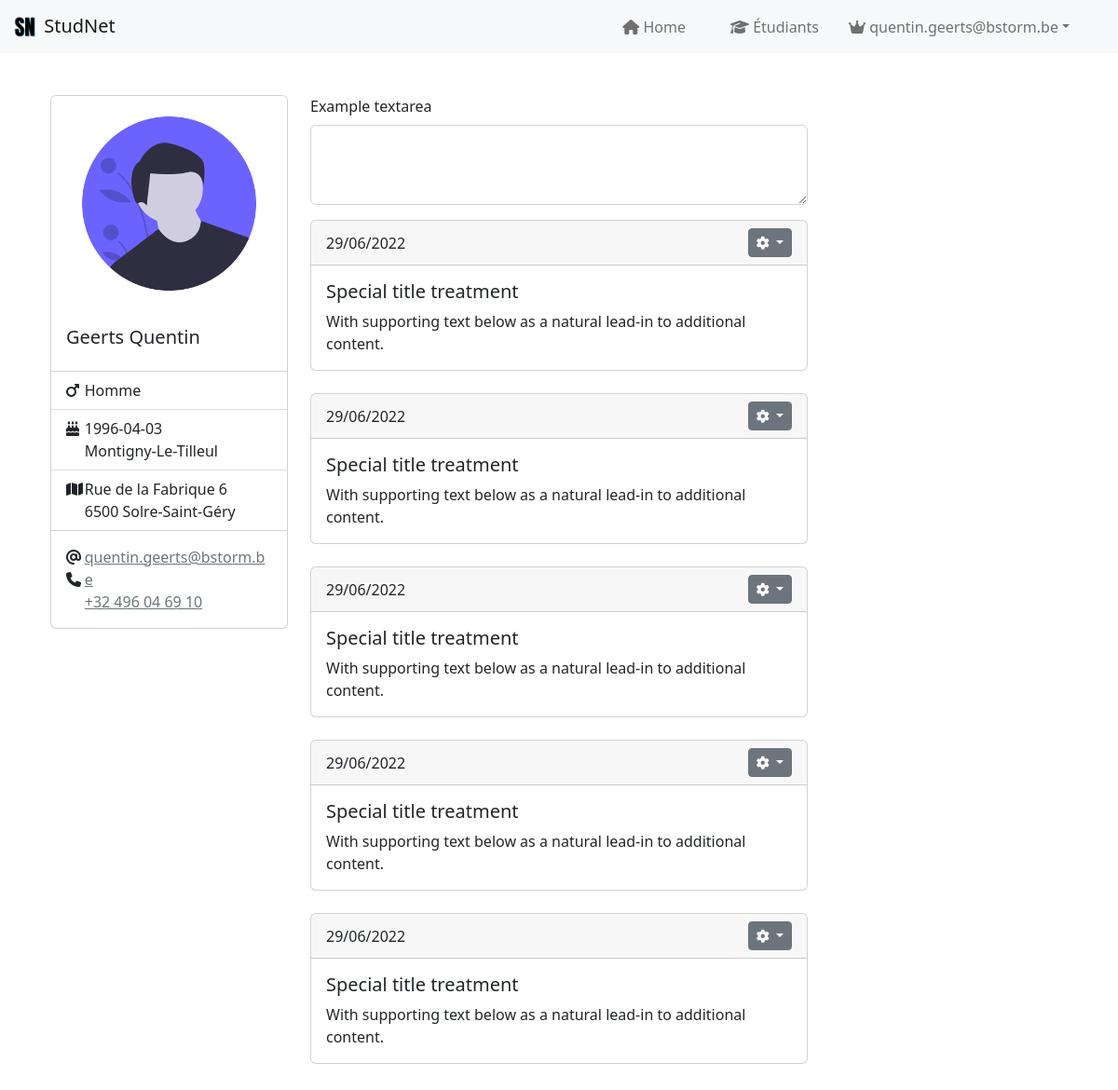
The app's page /index.php/profile (signed in) with its own data.
### tables this page shows
CREATE TABLE `user` (
  `id` char(36) NOT NULL,
  `lastname` varchar(255) NOT NULL,
  `firstname` varchar(255) NOT NULL,
  `gender` varchar(60) NOT NULL,
  `birthdate` date DEFAULT NULL,
  `birthplace` varchar(255) DEFAULT NULL,
  `email` varchar(255) NOT NULL,
  `password` varchar(255) NOT NULL,
  `phone_number` varchar(50) DEFAULT NULL,
  `street` varchar(255) DEFAULT NULL,
  `number` varchar(10) DEFAULT NULL,
  `zip_code` smallint(6) DEFAULT NULL,
  `city` varchar(255) DEFAULT NULL,
  `role` tinyint(4) NOT NULL DEFAULT '0',
  `created_at` datetime NOT NULL DEFAULT CURRENT_TIMESTAMP,
  `updated_at` datetime DEFAULT NULL ON UPDATE CURRENT_TIMESTAMP
);

### controllers/config.php (called while the page is built, shortened)
<?php
$full_link = (isset($_SERVER['HTTPS']) && $_SERVER['HTTPS'] === 'on' ? "https" : "http") . "://$_SERVER[HTTP_HOST]$_SERVER[REQUEST_URI]";
list($http, , $host, $dir) = explode('/', $full_link);
$basement = $http . "//" . $host . "/" . $dir;
$uri = array_slice(explode("/", $full_link), 4);
$main = $uri[0];

### controllers/users/profile.php (called while the page is built, shortened)
<?php
include "models/user.php";
$selected_user_id = isset($second) ? strtoupper($second) : $_SESSION['id'];
$response = getUserById($selected_user_id);
if ($response['success']) {
    list(
        $id,
        $lastname,
        $firstname,
        $gender,
        $birthdate,
        $birthplace,
        $email,
        $password,
        $phone_number,
        $street,
        $number,
        $zip_code,
        $city,
        $role,
        $created_at,
        $updated_at
    ) = $response['data'];
}
include_once "views/page/users/profile.php";

### models/user.php (called while the page is built, shortened)
<?php
function getUserById($id)
{
    include "controllers/database.php";
    $query = "SELECT * FROM user WHERE id = :id";
    $obj = $db->prepare($query);
    $params = [':id' => $id];
    if ($obj->execute($params)) {
        $users = $obj->fetchAll();
        return !empty($users) ? response(true, 200, "OK", $users[0]) : response(false, 404, "NOT_FOUND", []);
    }
    return false;
}

### controllers/utils/util.php (called while the page is built, shortened)
<?php
function response(bool $success, string $code = null, string $message = null, array $params = []): array
{
    return [
        "success" => $success,
        "error" => [
            "code" => $code,
            "message" => $message
        ],
        "data" => $params
    ];
}

### views/page/users/profile.php (the view, shortened to what this page needs)
<div class="container-fluid">
    <div class="row">
        <div class="col-lg-3 col-sm-12">
            <div class="card">
                <?php
                if ($gender == 'M' || $gender == 'X') {
                    echo "<img src='$basement/public/img/avatar_m.png' class='card-img-top' alt='...'>";
                }
                ?>
                <div class="card-body">
                    <h5 class="card-title"><?= $lastname . " " . $firstname ?></h5>
                </div>
                <ul class="list-group list-group-flush">
                    <li class="list-group-item">
                        <div class="row g-3">
                            <div class="col-1">
                                <?php
                                if ($gender == 'M') echo '<i class="fa-solid fa-mars"></i>';
                                ?>
                            </div>
                            <div class="col-11">
                                <?php
                                if ($gender == 'M') echo 'Homme';
                                ?>
                            </div>
                        </div>
                    </li>
                    <li class="list-group-item">
                        <div class="row g-3">
                            <div class="col-1">
                                <i class="fa-solid fa-cake-candles"></i>
                            </div>
                            <div class="col-11">
                                <?= $birthdate ?> <br>
                                <?= $birthplace ?> <br>
                            </div>
                        </div>
                    </li>
                    <li class="list-group-item">
                        <div class="row g-3">
                            <div class="col-1">
                                <i class="fa-solid fa-map"></i>
                            </div>
                            <div class="col-11">
                                <?= $street . ' ' . $number ?> <br>
                                <?= $zip_code . ' ' . $city ?> <br>
                            </div>
                        </div>
                    </li>
                </ul>
                <div class="card-body">
                    <div class="row g-3">
                        <div class="col-1">
                            <i class="fa-solid fa-at"></i> <br>
                            <i class="fa-solid fa-phone"></i>
                        </div>
                        <div class="col-11">
                            <a class="link-secondary" href="mailto:<?= $email ?>" class="card-link"> <?= $email ?></a> <br>
                            <a class="link-secondary" href="tel:<?= $phone_number ?>" class="card-link"><?= $phone_number ?></a>
                        </div>
                    </div>
                </div>
            </div>
        </div>
        <div class="col-lg-6 col-sm-12">
            <div class="mb-3">
                <label for="post" class="form-label">Example textarea</label>
                <textarea class="form-control" id="post" rows="3"></textarea>
            </div>
            <div class="card mb-4">
                <div class="card-header hstack">
                    <?= date('d/m/Y') ?>
                    <div class="dropdown ms-auto">
                        <button class="btn btn-secondary dropdown-toggle btn-sm" type="button" id="dropdownMenuButton1" data-bs-toggle="dropdown" aria-expanded="false">
                            <i class="fa-solid fa-gear"></i>
                        </button>
                    </div>
                </div>
                <div class="card-body">
                    <h5 class="card-title">Special title treatment</h5>
                    <p class="card-text">With supporting text below as a natural lead-in to additional content.</p>
                </div>
            </div>
            <div class="card mb-4">
                <div class="card-header hstack">
                    <?= date('d/m/Y') ?>
                    <div class="dropdown ms-auto">
                        <button class="btn btn-secondary dropdown-toggle btn-sm" type="button" id="dropdownMenuButton1" data-bs-toggle="dropdown" aria-expanded="false">
                            <i class="fa-solid fa-gear"></i>
                        </button>
                    </div>
                </div>
                <div class="card-body">
                    <h5 class="card-title">Special title treatment</h5>
                    <p class="card-text">With supporting text below as a natural lead-in to additional content.</p>
                </div>
            </div>
            <div class="card mb-4">
                <div class="card-header hstack">
                    <?= date('d/m/Y') ?>
                    <div class="dropdown ms-auto">
                        <button class="btn btn-secondary dropdown-toggle btn-sm" type="button" id="dropdownMenuButton1" data-bs-toggle="dropdown" aria-expanded="false">
                            <i class="fa-solid fa-gear"></i>
                        </button>
                    </div>
                </div>
                <div class="card-body">
                    <h5 class="card-title">Special title treatment</h5>
                    <p class="card-text">With supporting text below as a natural lead-in to additional content.</p>
                </div>
            </div>
            <div class="card mb-4">
                <div class="card-header hstack">
                    <?= date('d/m/Y') ?>
                    <div class="dropdown ms-auto">
                        <button class="btn btn-secondary dropdown-toggle btn-sm" type="button" id="dropdownMenuButton1" data-bs-toggle="dropdown" aria-expanded="false">
                            <i class="fa-solid fa-gear"></i>
                        </button>
                    </div>
                </div>
                <div class="card-body">
                    <h5 class="card-title">Special title treatment</h5>
                    <p class="card-text">With supporting text below as a natural lead-in to additional content.</p>
                </div>
            </div>
            <div class="card mb-4">
                <div class="card-header hstack">
                    <?= date('d/m/Y') ?>
                    <div class="dropdown ms-auto">
                        <button class="btn btn-secondary dropdown-toggle btn-sm" type="button" id="dropdownMenuButton1" data-bs-toggle="dropdown" aria-expanded="false">
                            <i class="fa-solid fa-gear"></i>
                        </button>
                    </div>
                </div>
                <div class="card-body">
                    <h5 class="card-title">Special title treatment</h5>
                    <p class="card-text">With supporting text below as a natural lead-in to additional content.</p>
                </div>
            </div>
        </div>
        <div class="col-lg-3 col-sm-12">
        </div>
    </div>
</div>

### views/html/header.php (shortened to what this page needs)
<!DOCTYPE html>
<html>
<head>
    <link rel="stylesheet" href="<?= $basement?>/public/css/style.css">
    <link rel="stylesheet" href="https://cdn.jsdelivr.net/npm/bootstrap@5.2.0-beta1/dist/css/bootstrap.min.css">
    <link rel="stylesheet" href="https://cdnjs.cloudflare.com/ajax/libs/font-awesome/6.1.1/css/all.min.css" />
</head>
<body>

### views/html/navbar.php (shortened to what this page needs)
<nav class="navbar navbar-expand-lg bg-light">
    <div class="container-fluid">
        <a class="navbar-brand" href="<?= $basement ?>">
            <img src="<?= $basement ?>/public/img/logo.png" alt="" width="30" class="d-inline-block align-text-top">
            StudNet
        </a>
        <div class="collapse navbar-collapse " id="navbarNav">
            <ul class="navbar-nav ms-auto pe-3">
                <li class="nav-item mx-3">
                    <a class="nav-link <?= $main == 'home' || $main == '' ? 'active' : '' ?>" aria-current="page" href="<?= $basement ?>/home"><i class="fa-solid fa-house"></i> Home</a>
                </li>
                <?php
                if (!isset($_SESSION['connected'])) {
                    echo "<li class='nav-item mx-3'>";
                    echo "<a class='nav-link " . ($main == 'sign-in' ? 'active' : '') . "' href='{$basement}/sign-in'><i class='fa-solid fa-right-to-bracket'></i> Se connecter</a>";
                    echo "</li>";
                } else {
                    echo "<li class='nav-item mx-3'>";
                    echo "<a class='nav-link " . ($main == 'students' || $main == '' ? 'active' : '') . " aria-current='page' href='$basement/students'><i class='fa-solid fa-graduation-cap'></i> Étudiants</a>";
                    echo "</li>";
                    echo "<li class='nav-item dropdown me-3'>";
                    echo "<a class='nav-link dropdown-toggle' href='#' id='navbarDropdownMenuLink' role='button' data-bs-toggle='dropdown' aria-expanded='false'>";
                    if ($_SESSION['role'] == 1) {
                        echo "<i class='fa-solid fa-crown'></i> ";
                    }
                    echo "{$_SESSION['email']}";
                    echo "</a>";
                    echo "</li>";
                }
                ?>
            </ul>
        </div>
    </div>
</nav>

### index.php (shortened to what this page needs)
<?php
include_once "controllers/utils/util.php";
include_once 'controllers/config.php';
include_once 'views/html/header.php';
include_once 'views/html/navbar.php';
echo '<div class="container">';
include_once 'controllers/router.php';
echo '</div>';
include_once 'views/html/footer.php';

### controllers/router.php (shortened to what this page needs)
<?php
if ($main !== '') {
    switch ($main) {
        case 'profile':
            include_once 'controllers/users/profile.php';
            break;
    }
} else {
    include_once 'views/page/home.php';
}

### views/html/footer.php (shortened to what this page needs)
</body>
</html>

### public/css/style.css (style rules this page uses)
.container { margin: 15px 0; padding: 30px; }

### records on screen
user: lastname "Geerts", firstname "Quentin", birthdate "1996-04-03", birthplace "Montigny-Le-Tilleul", street "Rue de la Fabrique", number "6", zip_code "6500", city "Solre-Saint-Géry", email "quentin.geerts@bstorm.be", phone_number "+32 496 04 69 10"

### other values on screen
$_SESSION['email'] "quentin.geerts@bstorm.be"
